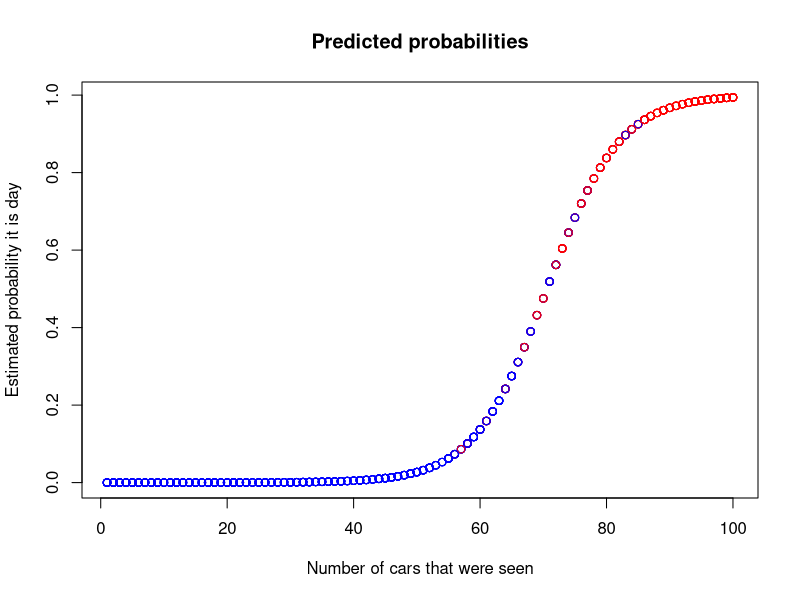

Reproduce this figure in R.
## ---- chunk 1
#| include: false
#| warning: false
#| message: false
# Create data frame
day_or_night <- data.frame(
  num_cars = sample.int(n = 100, size = 1000, replace = TRUE),
  noise = rnorm(n = 1000, mean = 0, sd = 10)
)
day_or_night$is_day <- ifelse(day_or_night$num_cars + day_or_night$noise > 70, 1, 0) # Adjust threshold for day

# Build logistic regression model
day_or_night_model <- glm(
  is_day ~ num_cars,
  data = day_or_night,
  family = binomial()
)

# Predictions
day_or_night_predictions <- predict(day_or_night_model, type = "response")
## ---- chunk 2
#| echo: false
#| fig-cap: Estimated Coefficients
summary(day_or_night_model)
## ---- chunk 3
#| echo: false
#| fig-cap: Cars vs probability of day
# Plot predictions
plot(day_or_night$num_cars, day_or_night_predictions, 
     xlab = "Number of cars that were seen",
     ylab = "Estimated probability it is day",
     main = "Predicted probabilities",
     col = ifelse(day_or_night$is_day == 1, "red", "blue"))
